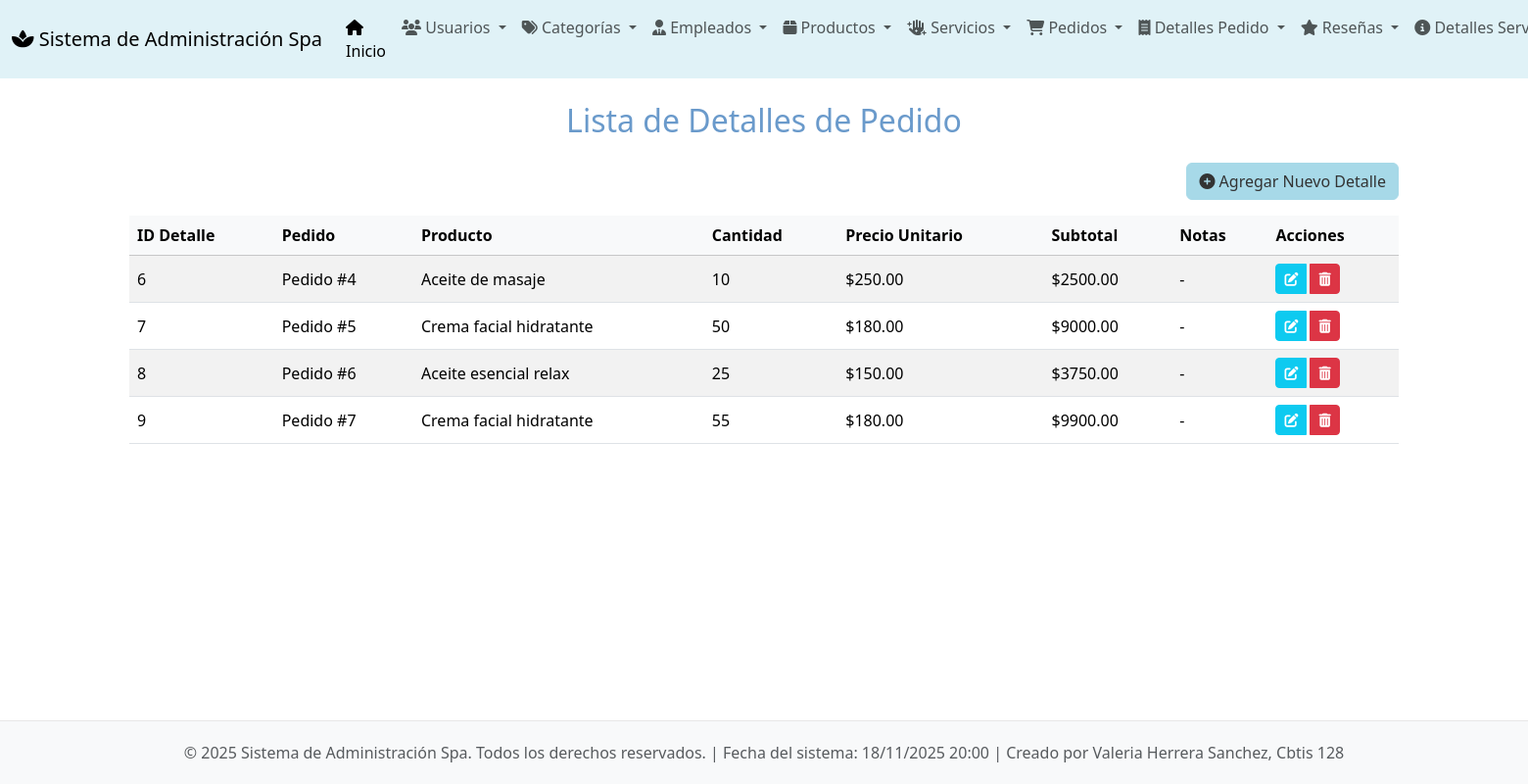
/detalles-pedido/, run on the app's committed database.
### app_Spa/models.py (models this page shows, shortened)
class Detalles_pedido(models.Model):
    id_detalle = models.AutoField(primary_key=True, unique=True)
    pedido = models.ForeignKey(
        Pedidos,
        on_delete=models.CASCADE,
        related_name="detalles"
    )
    producto = models.ForeignKey(
        Productos,
        on_delete=models.CASCADE,
        related_name="detalles"
    )
    cantidad = models.IntegerField()
    precio_unitario = models.DecimalField(max_digits=10, decimal_places=2)
    subtotal = models.DecimalField(max_digits=10, decimal_places=2)
    notas_item = models.CharField(max_length=200, blank=True, null=True)

class Pedidos(models.Model):
    id_pedido = models.AutoField(primary_key=True, unique=True)
    usuario = models.ForeignKey(
        Usuarios,
        on_delete=models.CASCADE,
        related_name="pedidos"
    )
    fecha_pedido = models.DateTimeField(auto_now_add=True)
    estado_pedido = models.CharField(max_length=50)
    total_pedido = models.DecimalField(max_digits=10, decimal_places=2, default=0)

class Productos(models.Model):
    id_producto = models.AutoField(primary_key=True, unique=True)
    nombre = models.CharField(max_length=25)
    descripcion = models.TextField()
    precio = models.DecimalField(max_digits=10, decimal_places=2)
    stock = models.IntegerField()
    categoria = models.ForeignKey(
        Categorias,
        on_delete=models.CASCADE,
        related_name="productos"
    )

### app_Spa/views.py (the view)
# urls.py: path('detalles-pedido/', views.ver_detalles_pedido, name='ver_detalles_pedido'),
def ver_detalles_pedido(request):
    detalles_pedido = Detalles_pedido.objects.all()
    return render(request, 'detalles_pedido/ver_detalles_pedido.html', {'detalles_pedido': detalles_pedido})

### app_Spa/templates/detalles_pedido/ver_detalles_pedido.html (shortened to what this page needs)
{% extends 'base.html' %}
{% block content %}
<h2 class="mb-4 text-center" style="color: #6a9acb;">Lista de Detalles de Pedido</h2>
<div class="text-end mb-3">
    <a href="{% url 'agregar_detalle_pedido' %}" class="btn btn-primary">
        <i class="fas fa-plus-circle"></i> Agregar Nuevo Detalle
    </a>
</div>
{% if detalles_pedido %}
<div class="table-responsive">
    <table class="table table-striped table-hover align-middle">
        <thead class="table-light">
            <tr>
                <th scope="col">ID Detalle</th>
                <th scope="col">Pedido</th>
                <th scope="col">Producto</th>
                <th scope="col">Cantidad</th>
                <th scope="col">Precio Unitario</th>
                <th scope="col">Subtotal</th>
                <th scope="col">Notas</th>
                <th scope="col">Acciones</th>
            </tr>
        </thead>
        <tbody>
            {% for detalle in detalles_pedido %}
            <tr>
                <td>{{ detalle.id_detalle }}</td>
                <td>Pedido #{{ detalle.pedido.id_pedido }}</td>
                <td>{{ detalle.producto.nombre }}</td>
                <td>{{ detalle.cantidad }}</td>
                <td>${{ detalle.precio_unitario }}</td>
                <td>${{ detalle.subtotal }}</td>
                <td>{{ detalle.notas_item|default:"-" }}</td>
                <td>
                    <div class="btn-group" role="group" aria-label="Acciones de detalle">
                        <a href="{% url 'actualizar_detalle_pedido' detalle.id_detalle %}" class="btn btn-sm btn-info text-white me-1" title="Editar">
                            <i class="fas fa-edit"></i>
                        </a>
                        <a href="{% url 'borrar_detalle_pedido' detalle.id_detalle %}" class="btn btn-sm btn-danger" title="Eliminar">
                            <i class="fas fa-trash-alt"></i>
                        </a>
                    </div>
                </td>
            </tr>
            {% endfor %}
        </tbody>
    </table>
</div>
{% else %}
<div class="alert alert-info text-center" role="alert">
    No hay detalles de pedido registrados.
</div>
{% endif %}
{% endblock %}

### app_Spa/templates/base.html (style rules this page uses)
body { display: flex; flex-direction: column; min-height: 100vh; }
.btn-primary { background-color: #a7d9e8; border-color: #a7d9e8; color: #333; }
.table thead { background-color: #e0f2f7; }

### data on the page
Detalles_pedido: id_detalle "6", pedido.id_pedido "4", producto.nombre "Aceite de masaje", cantidad "10", precio_unitario "250.00", subtotal "2500.00", notas_item "-"
Detalles_pedido: id_detalle "7", pedido.id_pedido "5", producto.nombre "Crema facial hidratante", cantidad "50", precio_unitario "180.00", subtotal "9000.00", notas_item "-"
Detalles_pedido: id_detalle "8", pedido.id_pedido "6", producto.nombre "Aceite esencial relax", cantidad "25", precio_unitario "150.00", subtotal "3750.00", notas_item "-"
Detalles_pedido: id_detalle "9", pedido.id_pedido "7", producto.nombre "Crema facial hidratante", cantidad "55", precio_unitario "180.00", subtotal "9900.00", notas_item "-"
